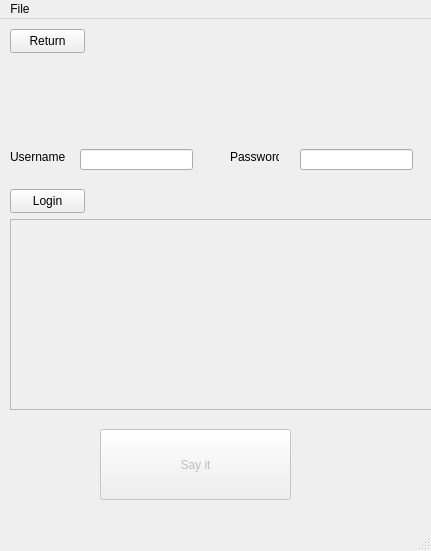
<?xml version="1.0" encoding="UTF-8"?>
<ui version="4.0">
 <class>Price_Box</class>
 <widget class="QMainWindow" name="Price_Box">
  <property name="geometry">
   <rect>
    <x>0</x>
    <y>0</y>
    <width>431</width>
    <height>551</height>
   </rect>
  </property>
  <property name="windowTitle">
   <string>MainWindow</string>
  </property>
  <widget class="QWidget" name="centralwidget">
   <widget class="QLabel" name="label">
    <property name="geometry">
     <rect>
      <x>10</x>
      <y>130</y>
      <width>61</width>
      <height>16</height>
     </rect>
    </property>
    <property name="text">
     <string>Username</string>
    </property>
   </widget>
   <widget class="QLabel" name="label_2">
    <property name="geometry">
     <rect>
      <x>230</x>
      <y>130</y>
      <width>49</width>
      <height>16</height>
     </rect>
    </property>
    <property name="text">
     <string>Password</string>
    </property>
   </widget>
   <widget class="QLineEdit" name="lineEdit">
    <property name="geometry">
     <rect>
      <x>80</x>
      <y>130</y>
      <width>113</width>
      <height>21</height>
     </rect>
    </property>
   </widget>
   <widget class="QLineEdit" name="lineEdit_2">
    <property name="geometry">
     <rect>
      <x>300</x>
      <y>130</y>
      <width>113</width>
      <height>21</height>
     </rect>
    </property>
   </widget>
   <widget class="QPushButton" name="pushButton">
    <property name="geometry">
     <rect>
      <x>10</x>
      <y>170</y>
      <width>75</width>
      <height>24</height>
     </rect>
    </property>
    <property name="text">
     <string>Login</string>
    </property>
   </widget>
   <widget class="QTextEdit" name="textEdit">
    <property name="enabled">
     <bool>false</bool>
    </property>
    <property name="geometry">
     <rect>
      <x>10</x>
      <y>200</y>
      <width>451</width>
      <height>191</height>
     </rect>
    </property>
    <property name="readOnly">
     <bool>true</bool>
    </property>
   </widget>
   <widget class="QPushButton" name="pushButton_2">
    <property name="enabled">
     <bool>false</bool>
    </property>
    <property name="geometry">
     <rect>
      <x>100</x>
      <y>410</y>
      <width>191</width>
      <height>71</height>
     </rect>
    </property>
    <property name="text">
     <string>Say it</string>
    </property>
    <property name="checkable">
     <bool>false</bool>
    </property>
   </widget>
   <widget class="QPushButton" name="return_2">
    <property name="geometry">
     <rect>
      <x>10</x>
      <y>10</y>
      <width>75</width>
      <height>24</height>
     </rect>
    </property>
    <property name="text">
     <string>Return</string>
    </property>
   </widget>
  </widget>
  <widget class="QMenuBar" name="menubar">
   <property name="geometry">
    <rect>
     <x>0</x>
     <y>0</y>
     <width>431</width>
     <height>22</height>
    </rect>
   </property>
   <widget class="QMenu" name="menuFile">
    <property name="title">
     <string>File</string>
    </property>
   </widget>
   <addaction name="menuFile"/>
  </widget>
  <widget class="QStatusBar" name="statusbar"/>
 </widget>
 <resources/>
 <connections/>
</ui>
